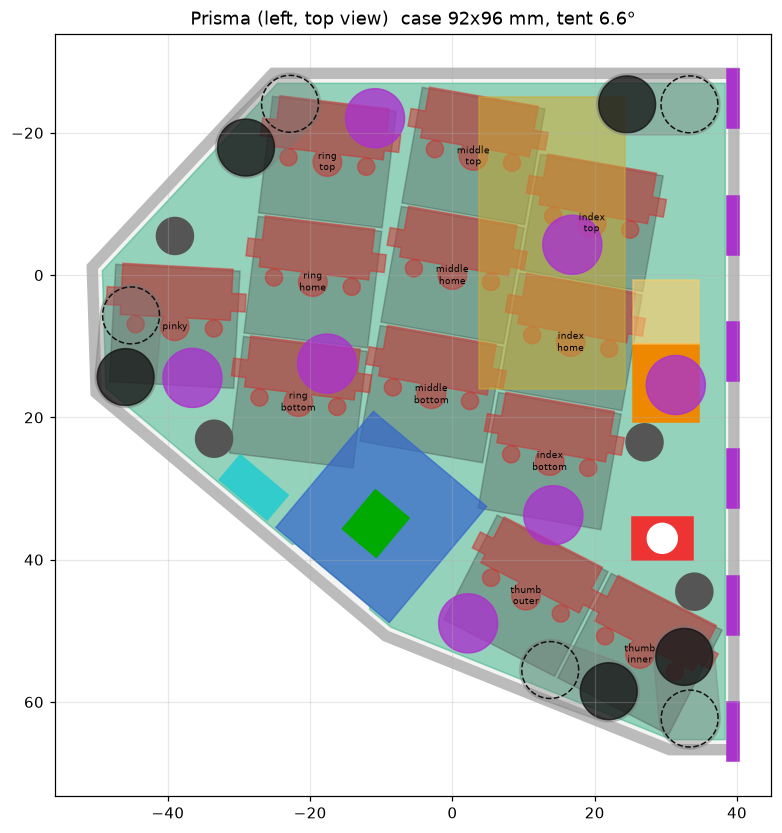

This figure's Python source:
"""Prisma: places the electronics, magnets and outlines around the key layout.

Writes design.json, the single source of truth for the PCB and case generators,
and design.png, a top view.

Coordinates: KiCad's (mm, y down), seen from the top of the LEFT half. The
PCB is reversible: the right half is the same board turned over, so it is the
mirror image about the inner wall (x = wall_out). Everything hanging under the
PCB is checked against both halves' hot-swap sockets.

Tenting: the case floor lies on the desk and the PCB tilts up towards the
inner wall, around an axis parallel to it. The angle is the smallest one that
gives every part hanging under the PCB (sockets, Xiao, battery, connector)
its height.
"""
import json
import math

from shapely import affinity
from shapely.geometry import LineString, MultiPoint, Point, Polygon, box
from shapely.ops import unary_union

from layout import cap, layout_left

# --- parts (sizes include tolerance) ----------------------------------------------
XIAO_W, XIAO_L = 20.8, 21.3        # 17.5 x 21 module; width includes the iron-friendly pads
XIAO_DEPTH = 1.0 + 3.3             # Xiao PCB + USB-C shell, hanging under our PCB
BATT_W, BATT_L, BATT_T = 20.5, 41.0, 7.5   # 500 mAh, nominal 7 x 20 x 40 mm, with size allowance
BATTERY_SPOT = ((3.8, -25.0), 0)          # lower-left corner and orientation, under the inner columns
PCB_EXTRA_HEIGHT = 1.8                    # larger bay: raise the PCB, not its tent or outline
MIN_CASE_TENT = 6.560791989027047          # preserve the existing half's angle and board placement
JST_SPOT = ((30.0, 16.0), 180)             # preserve the routed board's connector and wire opening
MOUNT_HOLES = [(34.0, 44.5), (-39.0, -5.5), (-33.5, 23.0), (27.0, 23.5)]
SOCKET_DEPTH = 1.85                # Kailh hot-swap socket
JST_W, JST_D, JST_H = 9.2, 10.9, 4.9  # JST PH S2B-PH-SM4-TB, pads included
PLUG_L = 9.0                       # room in front of the JST opening for the plug and its wires
PWR_W, PWR_D, PWR_H = 8.8, 4.6, 1.6  # MSK-12C02, body + pads (the lever reaches into the wall)
PCB_T = 1.6
# Where the search below put the Xiao (centre, angle, power-switch offset); pinned so layout
# tweaks don't move it.
# None runs the search again.
XIAO_SPOT = ((-10.0, 34.0), -140, 16.4)
GEM_FACETS = 10                    # sides of the joined outline (both halves)
XIAO_CHANNEL = 1.6                 # routing room between the Xiao's pads and any socket
USB_NOTCH_W = 14.2                 # board-edge notch in front of the USB-C: a 12.35 overmold, +-0.6 off centre
JLC_MAX = 100.0                    # JLCPCB's cheapest tier: up to 100 x 100 mm
AIR = 0.4                          # vertical clearance under every part

# --- case ---------------------------------------------------------------------
WALL = 1.6                         # case wall thickness
FIT = 0.5                          # PCB and plate to the outer walls: JLCPCB's outline is +-0.2 mm, and
                                   # printed walls come in a little (0.3 mm at the seam)
CAP_CLEAR = 0.75                   # keycap to wall
FLOOR = 2.6                        # floor; 6x2 magnets sit in pockets in it
# Case screws: M3 x 8 flat head (90-degree countersunk, ISO 10642 / DIN 7991), through the plate
# and the PCB, self-tapping into the solid Nylon base: a thread-forming screw grips well there
# and needs no heat. For heat-set inserts instead, set pilot_d to the insert's hole (about 4.0
# for an M3 x 4 x 4.2 insert).
SCREW = {"name": "M3", "pcb_hole": 3.4, "head_d": 6.4, "boss_d": 7.6, "pilot_d": 2.5, "length": 8.0}
# Top plate (Choc v1: 13.8 mm body through the plate, flange 2.2 mm over the PCB, clips take
# plates up to 1.3 mm). Printed holes come out small: the cutout gets CUT_TOL per side.
PLATE = {"thick": 1.2, "gap": 1.0, "cut": 13.8, "cut_tol": 0.1, "blob_pocket": 0.5, "chamfer": 0.6}
# Common 8 x 1.5 mm N52 discs: floor (stacking / stand) and seam (unibody / dock).
# Relocating the 500 mAh battery frees the full seam for six evenly spaced magnets.
# Pockets get 0.1 mm of axial clearance and 0.3 mm diametral clearance: printed holes come out
# small, and these are glued in, never pressed.
MAGNET_SIZE = (8.0, 1.5)           # one N52 disc size for every connection in the system
MAG = (MAGNET_SIZE[0] + 0.3, MAGNET_SIZE[1] + 0.1)
MAG_FLOOR = MAG_SIDE = MAG
# magnets.py finds both sets by measuring the solid base, 0.5 mm of plastic round every pocket:
# Seven floor magnets include the three-contact stand ring; seam pockets remain separated.
# Pinned here; rerun it if the layout changes.
MAG_FLOOR_SPOTS = [[-36.54, 14.45], [-10.88, -22.05], [2.21, 48.95], [31.4, 15.45]]
STAND_CENTRE = (4.6988, 13.9764)            # estimated assembled centre of gravity, desk plan
STAND_RING_RADIUS = 22.0                   # three equally spaced magnets on a 44 mm circle
STAND_RING_PHASE = 64.0                    # rotate clear of screw pilots and the antenna
STAND_CONTACT_DIAMETER = 54.0              # required clear flat patch; measure the real platform
MAG_SIDE_SPOTS = (6.3, [-24.8 + 17.8 * i for i in range(6)])  # even pitch; rear skin clears full-depth USB cut
MAG_SEAM_STRIP = MAG[1] + 0.5 + 0.5    # floor magnets keep this far from the seam face, for the row
GIRDLE = 2.0                       # floor flare past the rim: the lean of the gem facets
CHAMFER = 1.5                      # 45-degree cut under the girdle; the foot on the desk is inside it
# Anti-slip pads, as on the original Diamond's base: 8 x 2 mm silicone bump-ons in stadium slots
# under the floor, two pad spots per slot. Each half sticks its pad in one end and leaves the
# other empty: stacked, the other half's pad lands there, so the floors still meet. The case is
# the same for both halves; only where the pads go differs.
PAD = (8.0, 2.0)                   # bump-on diameter, height
PAD_SLOT_W = 8.6                   # slot width: the pad + 0.3 per side (the original's 8.6)
PAD_PITCH = 8.7                    # the slot's two spots, centre to centre (the original's 8.7)
PAD_DEPTH = 1.1                    # a pad sticks out 0.9; stacked, 0.2 to spare in the other slot
PAD_EDGE = 1.0                     # slot to the foot's edge, where the chamfer starts
PAD_KEEP = 0.5                     # slot to the magnets and screw pilots (the magnets' skin rule)
PAD_BALANCE = 2.0                  # every key centre this far inside each half's pads
PAD_COUNT = 5                      # four (the original's) leave the thumbs and pinky 0.5 mm inside
# Where the search below put the slots: centre (floor plan, mm) and angle (degrees); pinned so
# layout tweaks don't move them. None runs the search again.
# Reset button: XKB TS-1187A-B-D-B (LCSC C318884 is the 1.5 mm -A- height), a 5.1 x 5.1 mm SMD
# tact switch with gull-wing legs, on the switch face. Datasheet heights over the PCB: cover 0.9,
# plunger collar (3.8 across) 1.2, the 2.0 mm plunger's top H; H = 2.0 (height code D) leaves it
# 0.2 mm under the plate's top (2.2), at the bottom of a cone through the plate. Travel 0.25.
BUTTON = {"body": 5.1, "cover_h": 0.9, "collar_d": 3.8, "collar_h": 1.2, "plunger_d": 2.0, "h": 2.0,
          "travel": 0.25, "span": 6.5,
          # footprint keep-out (KiCad's SW_SPST_TL3342 courtyard: pads at +-3.15, +-1.9)
          "keep": (8.5, 6.0),
          # plate: a pocket over the body from below, then a 45-degree cone up to the top face
          "pocket": 6.0, "pocket_h": 1.5, "throat": 2.8}
BUTTON_CAP_MARGIN = 6.0            # plunger centre to the nearest keycap's footprint, at least
# Where the button sits: centre and angle, in the nook between the index
# column's bottom key and the two thumbs. Square to the board: Freerouting rounds rotated pads
# and left a track 0.004 mm inside the clearance at the thumb row's angle.
RESET_SPOT = ((29.5, 37.0), 0)
PAD_SLOTS = [((-45.0, 10.0), 95), ((29.0, -24.0), 0), ((-25.5, -21.0), 135),
             ((18.0, 57.0), 20), ((33.0, 58.0), 85)]

KEY_ORDER = ["pinky", "ring_top", "ring_home", "ring_bottom",
             "middle_top", "middle_home", "middle_bottom",
             "index_top", "index_home", "index_bottom",
             "thumb_outer", "thumb_inner"]


def place(shape, c, r):
    return affinity.translate(affinity.rotate(shape, r, origin=(0, 0)), c[0], c[1])


def rect(w, h):
    return box(-w / 2, -h / 2, w / 2, h / 2)


def under_switch(c, r):
    """What hangs under the PCB at one switch, for either half: both sockets and the pins."""
    socket = unary_union([box(-2.45, -8.45, 7.75, -1.25),     # socket body
                          box(-4.8, -7.25, -2.2, -4.75),       # pad 1
                          box(7.225, -5.05, 9.775, -2.55)])    # pad 2
    pins = unary_union([Point(0, 0).buffer(2.0), Point(-5.5, 0).buffer(1.2),
                        Point(5.5, 0).buffer(1.2)])
    both = unary_union([socket, affinity.scale(socket, -1, 1, origin=(0, 0)), pins])
    return place(both, c, r)


def smooth(g):
    """Close slots narrower than 5 mm, keeping straight facets."""
    return g.buffer(2.5, join_style=2).buffer(-2.5, join_style=2)


def enclosing_polygon(shape, k):
    """The convex polygon of at most k sides around shape, with the least area: start from the
    convex hull and repeatedly drop the edge whose removal (extending its neighbours to meet)
    adds the least area."""
    pts = list(shape.convex_hull.exterior.coords)[:-1]

    def meet(a, b, c, d):
        den = (a[0] - b[0]) * (c[1] - d[1]) - (a[1] - b[1]) * (c[0] - d[0])
        if abs(den) < 1e-9:
            return None
        t = ((a[0] - c[0]) * (c[1] - d[1]) - (a[1] - c[1]) * (c[0] - d[0])) / den
        return (a[0] + t * (b[0] - a[0]), a[1] + t * (b[1] - a[1]))

    while len(pts) > k:
        best = None
        n = len(pts)
        for i in range(n):
            m = meet(pts[i - 1], pts[i], pts[(i + 1) % n], pts[(i + 2) % n])
            if m is None:
                continue
            new = pts[:]
            new[i] = m
            del new[(i + 1) % n]
            p = Polygon(new)
            if p.is_valid and p.contains(shape.buffer(-1e-6)):
                cost = p.area
                if best is None or cost < best[0]:
                    best = (cost, new)
        if best is None:
            break
        pts = best[1]
    return Polygon(pts)


def largest(g):
    return max(getattr(g, "geoms", [g]), key=lambda p: p.area)


def local_to_board(c, ang, p):
    a = math.radians(ang)
    return (c[0] + p[0] * math.cos(a) - p[1] * math.sin(a),
            c[1] + p[0] * math.sin(a) + p[1] * math.cos(a))


def stadium(a, b, w):
    return LineString([a, b]).buffer(w / 2)


def support_margin(pads, points):
    """How far the closest point lies inside the pads' convex hull (negative: outside)."""
    hull = MultiPoint(pads).convex_hull
    return min((1 if hull.contains(Point(p)) else -1) * hull.exterior.distance(Point(p)) for p in points)


def slot_ends(c, ang, centre):
    """A pad slot's two spots, the left half's first: counterclockwise round the floor's centre
    seen from above (y down), so clockwise seen from below. The right half, the mirror image,
    uses the other end, which is then clockwise seen from below too."""
    a = math.radians(ang)
    d = (math.cos(a) * PAD_PITCH / 2, math.sin(a) * PAD_PITCH / 2)
    e1, e2 = (c[0] + d[0], c[1] + d[1]), (c[0] - d[0], c[1] - d[1])
    cross = (e1[0] - centre[0]) * (e2[1] - centre[1]) - (e1[1] - centre[1]) * (e2[0] - centre[0])
    return (e1, e2) if cross >= 0 else (e2, e1)


def pad_slot_ok(c, ang, foot, blockers):
    """The slot fits in the foot, PAD_EDGE in, and keeps clear of blockers [(point, radius)]."""
    e1, e2 = slot_ends(c, ang, (0, 0))
    seg = LineString([e1, e2])
    return foot.buffer(-PAD_EDGE, join_style=2).contains(seg.buffer(PAD_SLOT_W / 2)) and \
        all(seg.distance(Point(p)) >= r + PAD_SLOT_W / 2 for p, r in blockers)


def search_pad_slots(foot, blockers, keys):
    """PAD_COUNT slots near the foot's edge that keep every key centre deepest inside both
    halves' pads (each half's hull of its own ends). Hill-climbs from seeded random starts on a
    1 mm / 10 degree grid, then refines on 0.5 mm / 5 degrees."""
    import random
    centre = foot.centroid.coords[0]
    core = foot.buffer(-(PAD_EDGE + PAD_SLOT_W / 2), join_style=2)

    def cand(x, y, ang):
        if not pad_slot_ok((x, y), ang, foot, blockers):
            return None
        return ((x, y), ang, slot_ends((x, y), ang, centre))

    b = foot.bounds
    pool = [c for x in range(int(b[0]), int(b[2]) + 1) for y in range(int(b[1]), int(b[3]) + 1)
            if core.contains(Point(x, y)) and core.exterior.distance(Point(x, y)) < 3
            for ang in range(0, 180, 10) for c in [cand(x, y, ang)] if c]

    def score(sel):
        for i in range(len(sel)):
            for j in range(i):
                if LineString(sel[i][2]).distance(LineString(sel[j][2])) < PAD_SLOT_W + 1:
                    return (-99, 0)
        m = min(support_margin([s[2][k] for s in sel], keys) for k in (0, 1))
        return (round(m, 2), MultiPoint([p for s in sel for p in s[2]]).convex_hull.area)

    def climb(sel, options):
        best = score(sel)
        better = True
        while better:
            better = False
            for i in range(len(sel)):
                for o in options:
                    s = score(sel[:i] + [o] + sel[i + 1:])
                    if s > best:
                        sel, best, better = sel[:i] + [o] + sel[i + 1:], s, True
        return sel, best

    random.seed(0)
    sel, best = None, None
    for _ in range(8):
        s, sc = climb(random.sample(pool, PAD_COUNT), pool)
        if best is None or sc > best:
            sel, best = s, sc
    for _ in range(3):
        near = [c for (x, y), ang, _ in sel for dx in range(-3, 4) for dy in range(-3, 4)
                for da in (-10, -5, 0, 5, 10) for c in [cand(x + dx / 2, y + dy / 2, ang + da)] if c]
        sel, best = climb(sel, near)
    return [(c, ang) for c, ang, _ in sel]


def main():
    keys = layout_left()
    caps = {n: cap(*keys[n]) for n in KEY_ORDER}
    capu = unary_union(list(caps.values()))
    capzone = capu.buffer(CAP_CLEAR, join_style=2)
    under = unary_union([under_switch(*keys[n]) for n in KEY_ORDER])
    housings = unary_union([place(rect(15, 15), *keys[n]) for n in KEY_ORDER])
    wall_in = capu.bounds[2] + CAP_CLEAR      # tight: the inner thumb sets the seam
    x_out = capu.bounds[0]
    # The unibody seam: a straight inner wall from the back edge down to the inner thumb.
    seam = box(wall_in - 12, capzone.bounds[1], wall_in, caps["thumb_inner"].centroid.y)
    # socket pads of the outer keys reach past the keycaps: the board must cover them
    body = smooth(unary_union([capzone, seam, under.buffer(0.65, join_style=2)]))

    # --- Xiao + power switch, and the outline they shape. The outline is a cut-diamond
    # silhouette: the fewest-facet convex polygon (GEM_FACETS sides) around both halves joined at
    # the seam; side by side it reads as a gem, and each half is its seam side.
    # The Xiao sits clear of every socket, with its USB port and the switch lever (beside the USB
    # end) on the outline's edge. Score: the joined convex hull's area, i.e. the bulk it adds.
    # The battery under the inner keys sets the tent (about 0.115 rise per mm); the Xiao must
    # not ask for more, so it has to sit far enough in.
    BATTERY_SLOPE = 0.115
    xiao_min_x = x_out + (XIAO_DEPTH - SOCKET_DEPTH) / BATTERY_SLOPE

    def mirrored(g):
        return unary_union([g, affinity.scale(g, -1, 1, origin=(wall_in, 0))])

    def candidates():
        for ang in range(-180, 180, 5):
            for gx in range(-60, 40, 2):
                for gy in range(-40, 80, 2):
                    yield ang, gx, gy

    def refine(ang, x, y):
        for da in (-5, 0, 5):
            for dx in range(-4, 5):
                for dy in range(-4, 5):
                    yield ang + da, x + dx * 0.5, y + dy * 0.5

    def search(cands, ranked=None):
        best = None
        for ang, gx, gy in cands:
            c = (gx, gy)
            xiao = place(rect(XIAO_W, XIAO_L), c, ang)
            if xiao.bounds[2] > wall_in - 0.65 or xiao.bounds[0] < xiao_min_x \
                    or xiao.buffer(XIAO_CHANNEL).intersects(under):
                continue
            for side in (-1, 1):
                # a routing channel between the switch and the Xiao's pads, and around it
                off = side * (XIAO_W / 2 + XIAO_CHANNEL + PWR_W / 2)
                sw = place(box(off - PWR_W / 2, -XIAO_L / 2, off + PWR_W / 2, -XIAO_L / 2 + PWR_D), c, ang)
                if sw.bounds[2] > wall_in - 0.65 or sw.buffer(XIAO_CHANNEL).intersects(under):
                    continue
                hull = mirrored(unary_union([body, xiao.buffer(0.65, join_style=2),
                                             sw.buffer(0.65, join_style=2)])).convex_hull
                # USB end and lever on the edge: the strips 1-9 mm in front of them lie outside
                front = place(box(min(-5, off - PWR_W / 2), -XIAO_L / 2 - 9,
                                  max(5, off + PWR_W / 2), -XIAO_L / 2 - 1.65), c, ang)
                hb = hull.bounds
                if front.intersects(hull) or max(hb[2] - wall_in, hb[3] - hb[1]) > JLC_MAX - 1:
                    continue
                if ranked is not None:
                    ranked.append((hull.area, c, ang, off))
                if best is None or hull.area < best[0] - 1e-6:
                    best = (hull.area, c, ang, xiao, sw, off)
        return best

    if XIAO_SPOT:
        xiao_c, xiao_ang, pwr_off = XIAO_SPOT
        xiao = place(rect(XIAO_W, XIAO_L), xiao_c, xiao_ang)
        power = place(box(pwr_off - PWR_W / 2, -XIAO_L / 2, pwr_off + PWR_W / 2, -XIAO_L / 2 + PWR_D),
                      xiao_c, xiao_ang)
    else:
        ranked = []
        best = search(candidates(), ranked)
        _, xiao_c, xiao_ang, xiao, power, pwr_off = search(refine(best[2], *best[1]))
        print("Xiao spot (pin it in XIAO_SPOT):", (xiao_c, xiao_ang, round(pwr_off, 2)))
        # runners-up, at least 6 mm apart: alternatives when the board won't route
        alts = []
        for area, c, ang, off in sorted(ranked):
            if all(math.dist(c, a[0]) > 6 or ang != a[1] for a in alts):
                alts.append((c, ang, round(off, 2)))
            if len(alts) == 8:
                break
        json.dump(alts, open("xiao_alternatives.json", "w"))
    gem = enclosing_polygon(mirrored(unary_union([body, xiao.buffer(0.65, join_style=2),
                                                  power.buffer(0.65, join_style=2)])), GEM_FACETS)
    gem = largest(gem.intersection(box(-1e3, -1e3, wall_in, 1e3)))
    inner = gem.buffer(-0.65, join_style=2)       # where parts may sit, 0.65 mm off the edge
    pwr_ang = xiao_ang
    # switch body centre 1.75 mm in from the edge: shield pads keep 0.3 mm, the lever pokes out
    power_c = local_to_board(xiao_c, xiao_ang, (pwr_off, -XIAO_L / 2 + 1.75))
    usb_dir = (math.sin(math.radians(xiao_ang)), -math.cos(math.radians(xiao_ang)))

    def tent_for(items):
        """Smallest rise per mm giving each (shape, height) its room under the PCB."""
        z_out = SOCKET_DEPTH + AIR + PCB_EXTRA_HEIGHT
        slope = math.tan(math.radians(MIN_CASE_TENT))
        for shape, h in items:
            run = shape.bounds[0] - x_out
            if h + AIR <= z_out:
                continue
            # past the outermost key the PCB is at its lowest: nothing taller fits there
            slope = max(slope, (h + AIR - z_out) / run if run > 1.0 else math.inf)
        return z_out, slope

    def items_for(batt, extra=()):
        items = [(xiao, XIAO_DEPTH), (power, PWR_H), (batt, BATT_T), *extra]
        over = batt.intersection(under)
        if not over.is_empty:
            items.append((over, BATT_T + SOCKET_DEPTH))
        return items

    # --- battery: anywhere inside the case, clear of the Xiao and switch, where it needs
    # the least tent (sitting under sockets costs their depth on top of its own).
    inside = gem.buffer(-0.3)
    keep_off = unary_union([xiao, power]).buffer(0.5)
    best = None
    for ang in (0, 90):
        w, l = (BATT_W, BATT_L) if ang == 0 else (BATT_L, BATT_W)
        for gx in range(-50, 40):
            for gy in range(-30, 70):
                batt = box(gx, gy, gx + w, gy + l)
                if batt.bounds[2] > wall_in or not inside.contains(batt) or batt.intersects(keep_off):
                    continue
                _, slope = tent_for(items_for(batt))
                # tie-break towards the inner wall
                key = (round(slope, 5), -batt.bounds[2])
                if best is None or key < best[0]:
                    best = (key, batt)
    batt = best[1]
    if BATTERY_SPOT is not None:
        (bx, by), angle = BATTERY_SPOT
        w, l = (BATT_W, BATT_L) if angle == 0 else (BATT_L, BATT_W)
        batt = box(bx, by, bx + w, by + l)
        assert inside.contains(batt) and not batt.intersects(keep_off), "battery placement does not fit"

    # --- JST connector: the spot needing the least tent, nearest the battery, with room in
    # front of its opening for the plug and its wires (PLUG_L). Any of four orientations.
    # 1 mm off the walls: the tilt swings the connector's bottom towards them.
    blocked = unary_union([under, batt, xiao, power]).buffer(0.4)
    plug_blocked = unary_union([xiao, power, batt]).buffer(0.4)
    room = gem.buffer(-1.0, join_style=2)
    best = None
    for jr in (0, 90, 180, 270):
        for gx in range(-60, 40):
            for gy in range(-40, 80):
                # footprint origin; the body spans local y -4.6..6.25, the opening is at +y
                j = place(box(-JST_W / 2, -4.6, JST_W / 2, 6.25), (gx, gy), jr)
                plug = place(box(-JST_W / 2, 6.25, JST_W / 2, 6.25 + PLUG_L), (gx, gy), jr)
                if not room.contains(j) or j.intersects(blocked) or not room.contains(plug) \
                        or plug.intersects(plug_blocked):
                    continue
                _, slope = tent_for(items_for(batt, [(j, JST_H), (plug, JST_H)]))
                key = (round(slope, 5), plug.distance(batt))
                if best is None or key < best[0]:
                    best = (key, j, plug, (gx, gy), jr)
    _, jst, plug, jst_c, jst_r = best
    if JST_SPOT is not None:
        jst_c, jst_r = JST_SPOT
        jst = place(box(-JST_W / 2, -4.6, JST_W / 2, 6.25), jst_c, jst_r)
        plug = place(box(-JST_W / 2, 6.25, JST_W / 2, 6.25 + PLUG_L), jst_c, jst_r)
        assert room.contains(jst) and room.contains(plug) and not jst.intersects(blocked) \
            and not plug.intersects(plug_blocked), "pinned JST connector does not fit"
    # the battery bay reaches the plug: leads run from the battery's end into the plug's zone
    bay = unary_union([batt, plug]).convex_hull

    z_out, slope = tent_for(items_for(batt, [(jst, JST_H), (plug, JST_H)]))
    tent = math.degrees(math.atan(slope))
    z_in = z_out + slope * (wall_in - x_out)

    # --- the PCB is the gem, 0.3 mm in; the cavity is FIT - 0.3 mm out from the gem (the seam
    # stays at wall_in), and the case wall follows the cavity.
    cav = largest(gem.buffer(FIT - 0.3, join_style=2).intersection(box(-1e3, -1e3, wall_in, 1e3)))
    case = largest(cav.buffer(WALL, join_style=2, mitre_limit=1.5)
                   .intersection(box(-1e3, -1e3, wall_in + WALL, 1e3)))
    plate_outline = largest(gem.buffer(-0.3, join_style=2))
    # The receptacle hangs under the PCB, so a cable's overmold (up to 6.5 mm tall) reaches
    # above the PCB's underside: notch the edge in front of it, back to the module's USB end.
    # Rounded inner corners: the fab's router bit leaves them anyway.
    usb_notch = place(box(-USB_NOTCH_W / 2, -XIAO_L / 2 - 20, USB_NOTCH_W / 2, -XIAO_L / 2),
                      xiao_c, xiao_ang).buffer(-0.5, join_style=2).buffer(0.5)
    pcb = largest(plate_outline.difference(usb_notch))

    busy = unary_union([under, xiao, power, jst, plug, batt.buffer(1.5)])

    # --- solder jumpers (D0..D2), inside the Xiao's outline on the face opposite the module,
    # so they are bridged from the visible side: the F-face block next to pins L1..L3 (left
    # half), the B-face block next to L12..L14 (right half). Clear of the module's bottom pads
    # (only on its own face, but kept clear anyway) and of the switch housings on top.
    forbidden_local = unary_union([box(-2.4, -9.7, 2.4, -4.9),                      # SWD pads
                                   box(-5.7, -3.3, -3.2, -1.0), box(3.2, -3.3, 5.7, -1.0),  # VBAT/GND
                                   box(-4.9, 7.8, -2.6, 10.7), box(2.6, 7.8, 4.9, 10.7)])   # NFC
    housing_zone = housings.buffer(0.3)
    jblocks = {}
    for side, sx in (("F", 1), ("B", -1)):
        best_j = None
        for cx10 in range(0, 47):
            for cy10 in range(-68, 70):
                lc = (sx * cx10 / 10, cy10 / 10)
                lb = box(lc[0] - 1.6, lc[1] - 3.6, lc[0] + 1.6, lc[1] + 3.6)
                if abs(lc[0]) + 1.6 > 6.7 or lb.bounds[1] < -10.3 or lb.intersects(forbidden_local):
                    continue
                jb = place(lb, xiao_c, xiao_ang)
                if jb.intersects(housing_zone):
                    continue
                d = math.dist(lc, (sx * 8.4, -5.08))      # the middle of the three pins
                if best_j is None or d < best_j[0]:
                    best_j = (d, lc)
        assert best_j, f"no room for the {side} jumpers"
        jblocks[side] = best_j[1]
    # --- screw holes. A flat-head screw goes through the plate (countersunk, on a spacer boss
    # down to the PCB) and the PCB into the solid base. On top: the countersink clears the
    # switch flanges and the solder-blob zone. Underneath: the pilot hole keeps a wall from every
    # pocket, and the base there is deep enough for the screw.
    blob_zone = place(rect(XIAO_W + 2.0, XIAO_L + 2.0), xiao_c, xiao_ang)
    flanges = unary_union([place(rect(15.0, 15.0), *keys[n]) for n in KEY_ORDER])
    pockets = unary_union([under, xiao, power, jst, bay])
    boss_r = SCREW["boss_d"] / 2
    need = SCREW["length"] - PLATE["gap"] - PLATE["thick"] - PCB_T + 0.8   # pilot depth + margin
    deep_enough = box(x_out + (need - FLOOR - z_out) / slope, -1e3, 1e3, 1e3)
    room = (plate_outline.buffer(-(boss_r + 0.3)).intersection(deep_enough)
            .difference(flanges.buffer(SCREW["head_d"] / 2 + 0.4))
            .difference(blob_zone.buffer(boss_r + 0.3))
            .difference(pockets.buffer(SCREW["pilot_d"] / 2 + 1.5)))
    grid = [(gx / 2, gy / 2) for gx in range(-120, 100) for gy in range(-80, 160)
            if room.contains(Point(gx / 2, gy / 2))]
    holes = list(MOUNT_HOLES) if MOUNT_HOLES is not None else []
    if MOUNT_HOLES is not None:
        assert all(room.contains(Point(h)) for h in holes), "pinned mounting hole does not fit"
    elif grid:
        cx0, cy0 = plate_outline.centroid.x, plate_outline.centroid.y
        holes.append(max(grid, key=lambda p: (p[0] - cx0) ** 2 + (p[1] - cy0) ** 2))
        while len(holes) < 4:
            nxt = max(grid, key=lambda p: min(math.dist(p, q) for q in holes))
            if min(math.dist(nxt, q) for q in holes) < 15:
                break
            holes.append(nxt)

    # --- reset button, on the switch face: clear of every keycap (with room for a fingertip),
    # switch housing and plate cutout, both faces' sockets, the Xiao, power switch and JST on
    # the parts face (the footprint's copy for the other half sits there), and the screw bosses.
    btn_c, btn_r = RESET_SPOT
    btn_keep = place(rect(*BUTTON["keep"]), btn_c, btn_r)
    btn_pocket = place(rect(BUTTON["pocket"], BUTTON["pocket"]), btn_c, btn_r)
    btn_cone = Point(btn_c).buffer(BUTTON["throat"] / 2 + PLATE["thick"] + PLATE["gap"] - BUTTON["pocket_h"])
    btn_clear = {
        "keycaps": capu.distance(Point(btn_c)),
        "cone to keycaps": capu.distance(btn_cone),
        "housings": btn_keep.distance(housings),
        "plate cutouts": btn_pocket.distance(unary_union([place(rect(PLATE["cut"] + 2 * PLATE["cut_tol"],
                                                                    PLATE["cut"] + 2 * PLATE["cut_tol"]),
                                                               *keys[n]) for n in KEY_ORDER])),
        "sockets": btn_keep.distance(under),
        "xiao, switch, jst": btn_keep.distance(unary_union([xiao, power, jst, blob_zone])),
        "screw bosses": min(btn_pocket.distance(Point(h).buffer(boss_r)) for h in holes),
        "board edge": inner.exterior.distance(btn_keep) if inner.contains(btn_keep) else -1.0,
    }
    assert btn_clear["keycaps"] >= BUTTON_CAP_MARGIN and min(btn_clear.values()) >= 0.3, \
        f"reset button too close: {btn_clear}"

    # --- anti-slip pads, on the floor: the desk plan, where the tent shortens x a little. The
    # foot is the case outline grown by GIRDLE and cut back by CHAMFER, ending CHAMFER short of
    # the seam (as case.py builds it).
    cos_t = math.cos(math.radians(tent))
    to_floor = lambda p: (wall_in + (p[0] - wall_in) * cos_t, p[1])
    from_floor = lambda p: (wall_in + (p[0] - wall_in) / cos_t, p[1])
    seam_x = wall_in + WALL
    foot = (Polygon([to_floor(p) for p in case.exterior.coords])
            .buffer(GIRDLE, join_style=2, mitre_limit=10).buffer(-CHAMFER, join_style=2, mitre_limit=10)
            .intersection(box(-1e3, -1e3, seam_x - CHAMFER, 1e3)))
    key_spots = [to_floor(keys[n][0]) for n in KEY_ORDER]
    pilots = [(to_floor(h), SCREW["pilot_d"] / 2 + PAD_KEEP) for h in holes]
    slots = PAD_SLOTS or search_pad_slots(foot, pilots, key_spots)
    if not PAD_SLOTS:
        print("pad slots (pin them in PAD_SLOTS):", slots)
    for c, ang in slots:
        assert pad_slot_ok(c, ang, foot, pilots), f"pad slot {c} doesn't fit: set PAD_SLOTS = None"
    ends = [slot_ends(c, ang, foot.centroid.coords[0]) for c, ang in slots]
    pads_left = [e[0] for e in ends]
    pads_right = [e[1] for e in ends]          # the right half's, where they land stacked on the left
    flip = lambda p: (2 * seam_x - p[0], p[1])
    balance = {"left": support_margin(pads_left, key_spots),
               "right": support_margin(pads_right, key_spots),
               "unibody": support_margin(pads_left + [flip(p) for p in pads_right],
                                         key_spots + [flip(p) for p in key_spots])}
    assert min(balance.values()) >= PAD_BALANCE, f"pads leave a key too close to tipping: {balance}"
    slot_zone = unary_union([stadium(from_floor(a), from_floor(b), PAD_SLOT_W) for a, b in ends])

    # --- magnets. Floor: four, spread out, away from the Xiao's antenna, the screws and the pads.
    room = (cav.buffer(-MAG_FLOOR[0] / 2 - 0.8).difference(xiao.buffer(8))
            .difference(slot_zone.buffer(MAG_FLOOR[0] / 2 + PAD_KEEP + 0.2)))
    for h in holes:
        room = room.difference(Point(h).buffer(MAG_FLOOR[0] / 2 + 3.5))
    room = room.intersection(box(-1e3, -1e3, wall_in + WALL - MAG_SEAM_STRIP - MAG_FLOOR[0] / 2 - 0.5, 1e3))
    floor_room = room                    # magnets.py adds the depth: where the base is deep enough
    stand_spots = [list(from_floor((STAND_CENTRE[0] + STAND_RING_RADIUS * math.cos(math.radians(a)),
                                   STAND_CENTRE[1] + STAND_RING_RADIUS * math.sin(math.radians(a)))))
                   for a in (STAND_RING_PHASE + 120 * i for i in range(3))]
    floor_spots = list(MAG_FLOOR_SPOTS or []) + stand_spots
    # Inner wall: the pinned row (MAG_SIDE_SPOTS), checked against the base by check_fit.py.
    wall_pts = [c for c in case.exterior.coords if abs(c[0] - (wall_in + WALL)) < 1e-6]
    wy0, wy1 = min(c[1] for c in wall_pts), max(c[1] for c in wall_pts)
    side_z, side_spots = MAG_SIDE_SPOTS

    result = {
        "name": "Prisma",
        "keys": {n: {"x": keys[n][0][0], "y": keys[n][0][1], "r": keys[n][1]} for n in KEY_ORDER},
        "xiao": {"x": xiao_c[0], "y": xiao_c[1], "r": xiao_ang, "usb_dir": usb_dir},
        "power_switch": {"x": power_c[0], "y": power_c[1], "r": pwr_ang},
        "battery": {"bounds": list(batt.bounds)},
        "jst": {"x": jst_c[0], "y": jst_c[1], "r": jst_r, "bounds": list(jst.bounds),
                "plug": list(plug.exterior.coords), "bay": list(bay.exterior.coords)},
        "plate": PLATE, "blob_zone": list(blob_zone.exterior.coords),
        "mount_holes": [list(h) for h in holes],
        "screw": SCREW,
        "jumpers_local": jblocks,
        "reset_button": {"x": btn_c[0], "y": btn_c[1], "r": btn_r, **BUTTON,
                         "clearance": {k: round(v, 2) for k, v in btn_clear.items()}},
        "wall_in": wall_in, "wall_out": wall_in + WALL, "wall": WALL, "x_out": x_out,
        "tent_deg": tent, "slope": slope, "z_out": z_out, "z_in": z_in, "floor": FLOOR, "pcb_t": PCB_T,
        "pcb_outline": list(pcb.exterior.coords),
        "plate_outline": list(plate_outline.exterior.coords),
        "pcb_inner_ring": list(pcb.buffer(-0.45, join_style=2).exterior.coords),
        "case_outline": list(case.exterior.coords),
        "cavity_outline": list(cav.exterior.coords),
        "magnets_floor": [list(map(float, p)) for p in floor_spots],
        "magnet_floor_room": [list(g.exterior.coords) for g in getattr(floor_room, "geoms", [floor_room])], "magnet_floor_size": MAG_FLOOR,
        "magnets_side_y": side_spots, "magnet_side_z": side_z, "magnet_side_size": MAG_SIDE,
        "battery_size": [BATT_W, BATT_L, BATT_T],
        "battery_nominal_size": [20.0, 40.0, 7.0], "battery_capacity_mah": 500,
        "magnet_nominal_size": MAGNET_SIZE,
        "stand_mount": {"magnets": stand_spots, "contact_diameter": STAND_CONTACT_DIAMETER,
                        "centre": list(from_floor(STAND_CENTRE)), "ring_radius": STAND_RING_RADIUS,
                        "phase_degrees": STAND_RING_PHASE, "centre_is_estimated": True,
                        "platform_fit_confirmed": False},
        "girdle": GIRDLE, "chamfer": CHAMFER,
        # pad slots under the floor, as their two spots (PCB plan, like everything here: case.py
        # maps them to the floor): the left half's pad in the first, the right half's (mirrored
        # about the seam) in the second. Balance: how far the nearest key centre lies inside
        # each half's pads, and the unibody's, on the floor.
        "pads": {"size": PAD, "slot_w": PAD_SLOT_W, "pitch": PAD_PITCH, "depth": PAD_DEPTH,
                 "slots": [[list(from_floor(a)), list(from_floor(b))] for a, b in ends],
                 "balance": balance},
    }
    json.dump(result, open("design.json", "w"), indent=1)

    pb, cb = pcb.bounds, case.bounds
    print(f"PCB  {pb[2]-pb[0]:.1f} x {pb[3]-pb[1]:.1f} mm   case {cb[2]-cb[0]:.1f} x {cb[3]-cb[1]:.1f} mm"
          f"   case area {case.area/100:.1f} cm2")
    print(f"tent {tent:.1f} deg; PCB bottom over floor: outer {z_out:.1f} mm, inner {z_in:.1f} mm")
    print("xiao", [round(v, 1) for v in xiao_c], xiao_ang, "usb", [round(v, 2) for v in usb_dir])
    print("battery", [round(v, 1) for v in batt.bounds], "jst", [round(v, 1) for v in jst.bounds])
    print("holes", holes, "floor magnets", floor_spots, "inner wall y", round(wy0, 1), round(wy1, 1))
    print("reset button", btn_c, btn_r, "clearances",
          ", ".join(f"{k} {v:.2f}" for k, v in btn_clear.items()))
    print("pads, on the floor: left", [tuple(round(v, 2) for v in p) for p in pads_left])
    print("                    right", [tuple(round(v, 2) for v in flip(p)) for p in pads_right])
    print("balance: nearest key centre inside the pads by",
          ", ".join(f"{k} {v:.2f} mm" for k, v in balance.items()))

    import matplotlib
    matplotlib.use("Agg")
    import matplotlib.pyplot as plt
    fig, ax = plt.subplots(figsize=(9, 9))

    def draw(g, **kw):
        for p in getattr(g, "geoms", [g]):
            ax.fill(*p.exterior.xy, **kw)
    draw(case, color="#bbb")
    draw(cav, color="#f4f4f4")
    draw(pcb, color="#2a7", alpha=0.45)
    for n, c in caps.items():
        draw(c, color="#333", alpha=0.3)
        ax.text(keys[n][0][0], keys[n][0][1], n.replace("_", "\n"), ha="center", va="center", fontsize=6)
    draw(under, color="#c33", alpha=0.55)
    draw(batt, color="#ca3", alpha=0.55)
    draw(xiao, color="#36c", alpha=0.7)
    draw(power, color="#3cc")
    draw(jst, color="#e80")
    draw(plug, color="#fc6", alpha=0.6)
    for lc in jblocks.values():
        draw(place(box(lc[0] - 1.6, lc[1] - 3.6, lc[0] + 1.6, lc[1] + 3.6), xiao_c, xiao_ang), color="#0a0")
    draw(btn_keep, color="#e33")
    draw(btn_cone, color="#fff")
    for h in holes:
        draw(Point(h).buffer(2.6).difference(Point(h).buffer(1.1)), color="#555")
    for p in floor_spots:
        draw(Point(p).buffer(MAG_FLOOR[0] / 2), color="#a3c", alpha=0.8)
    for sy in side_spots:
        draw(box(wall_in, sy - MAG_SIDE[0] / 2, wall_in + WALL, sy + MAG_SIDE[0] / 2), color="#a3c")
    # pads: the slots, the left half's pads (filled) and where the right half's land (rings)
    draw(slot_zone, color="#777", alpha=0.35)
    for a, b in ends:
        draw(Point(from_floor(a)).buffer(PAD[0] / 2), color="#111", alpha=0.75)
        ax.plot(*Point(from_floor(b)).buffer(PAD[0] / 2).exterior.xy, color="#111", lw=1, ls="--")
    ax.set_aspect("equal"); ax.invert_yaxis(); ax.grid(alpha=0.3)
    ax.set_title(f"Prisma (left, top view)  case {cb[2]-cb[0]:.0f}x{cb[3]-cb[1]:.0f} mm, tent {tent:.1f}°")
    fig.savefig("design.png", dpi=110, bbox_inches="tight")
    plt.close(fig)
    pad_guide(foot, ends, key_spots, seam_x, plt)


def pad_guide(foot, ends, key_spots, seam_x, plt):
    """renders/pads.png: both floors seen from below (each half turned over about its
    front-to-back axis), where to stick each half's pads."""
    fig, axs = plt.subplots(1, 2, figsize=(12, 6.5))
    halves = (("Left half, from below", lambda p: (-p[0], p[1]), 0),
              ("Right half, from below", lambda p: (p[0], p[1]), 1))
    for ax, (title, view, k) in zip(axs, halves):
        # turned over, the left floor reads mirrored; the right half (the left mirrored) reads
        # like the left's plan, with its pads on the other ends
        tr = lambda g: affinity.scale(g, -1 if k == 0 else 1, 1, origin=(0, 0))
        ax.fill(*tr(foot).exterior.xy, color="#cfd3dc")
        for a, b in ends:
            ax.fill(*tr(stadium(a, b, PAD_SLOT_W)).exterior.xy, color="#8d93a3")
            ax.fill(*tr(Point((a, b)[k]).buffer(PAD[0] / 2)).exterior.xy, color="#222")
        for p in key_spots:
            ax.plot(*view(p), "+", color="#555", ms=6)
        sx = view((seam_x, 0))[0]
        ax.axvline(sx, color="#c33", lw=1)
        ax.text(sx, foot.bounds[1] - 3, "seam", color="#c33", ha="center")
        ax.text(view(foot.centroid.coords[0])[0], foot.bounds[3] + 6, "thumbs (front)", ha="center")
        ax.set_title(title)
        ax.set_aspect("equal"); ax.invert_yaxis(); ax.axis("off")
    fig.suptitle("Anti-slip pads: one per slot, in the end you reach second going clockwise "
                 "round the floor (black). The other end stays empty for the other half's pad. + key centres.",
                 fontsize=10)
    fig.savefig("renders/pads.png", dpi=110, bbox_inches="tight")


if __name__ == "__main__":
    main()
